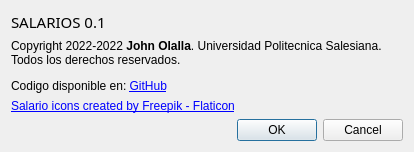
<?xml version="1.0" encoding="UTF-8"?>
<ui version="4.0">
 <class>Acerca</class>
 <widget class="QDialog" name="Acerca">
  <property name="geometry">
   <rect>
    <x>0</x>
    <y>0</y>
    <width>414</width>
    <height>152</height>
   </rect>
  </property>
  <property name="windowTitle">
   <string>Acerca de Salarios</string>
  </property>
  <layout class="QVBoxLayout" name="verticalLayout">
   <item>
    <widget class="QLabel" name="lblNombre">
     <property name="font">
      <font>
       <family>Arial Black</family>
       <pointsize>11</pointsize>
       <weight>50</weight>
       <bold>false</bold>
      </font>
     </property>
     <property name="text">
      <string>SALARIOS 0.1</string>
     </property>
    </widget>
   </item>
   <item>
    <widget class="QLabel" name="lblDerechos">
     <property name="text">
      <string>&lt;html&gt;&lt;head/&gt;&lt;body&gt;&lt;p&gt;Copyright 2022-2022 &lt;span style=&quot; font-weight:600;&quot;&gt;John Olalla&lt;/span&gt;. Universidad Politecnica Salesiana. Todos los derechos reservados. &lt;/p&gt;&lt;p&gt;Codigo disponible en: &lt;a href=&quot;https://github.com/cletoxWTF/P59QT-SALARIOS&quot;&gt;&lt;span style=&quot; text-decoration: underline; color:#0000ff;&quot;&gt;GitHub&lt;/span&gt;&lt;/a&gt;&lt;/p&gt;&lt;/body&gt;&lt;/html&gt;</string>
     </property>
     <property name="wordWrap">
      <bool>true</bool>
     </property>
    </widget>
   </item>
   <item>
    <widget class="QLabel" name="lblFreepik">
     <property name="text">
      <string>&lt;a href=&quot;https://www.flaticon.es/iconos-gratis/salario&quot; title=&quot;salario iconos&quot;&gt;Salario icons created by Freepik - Flaticon&lt;/a&gt;</string>
     </property>
    </widget>
   </item>
   <item>
    <widget class="QDialogButtonBox" name="buttonBox">
     <property name="orientation">
      <enum>Qt::Horizontal</enum>
     </property>
     <property name="standardButtons">
      <set>QDialogButtonBox::Cancel|QDialogButtonBox::Ok</set>
     </property>
    </widget>
   </item>
  </layout>
 </widget>
 <resources/>
 <connections>
  <connection>
   <sender>buttonBox</sender>
   <signal>accepted()</signal>
   <receiver>Acerca</receiver>
   <slot>accept()</slot>
   <hints>
    <hint type="sourcelabel">
     <x>248</x>
     <y>254</y>
    </hint>
    <hint type="destinationlabel">
     <x>157</x>
     <y>274</y>
    </hint>
   </hints>
  </connection>
  <connection>
   <sender>buttonBox</sender>
   <signal>rejected()</signal>
   <receiver>Acerca</receiver>
   <slot>reject()</slot>
   <hints>
    <hint type="sourcelabel">
     <x>316</x>
     <y>260</y>
    </hint>
    <hint type="destinationlabel">
     <x>286</x>
     <y>274</y>
    </hint>
   </hints>
  </connection>
 </connections>
</ui>
